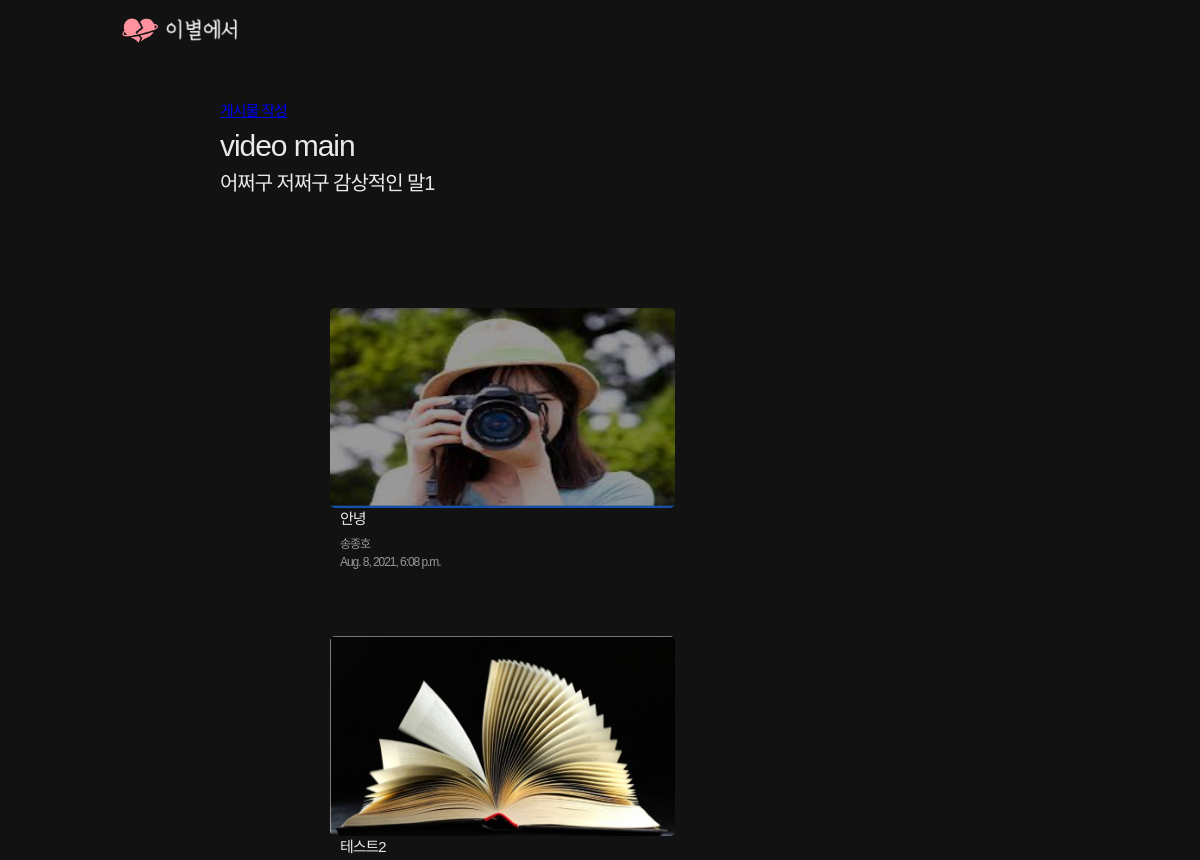
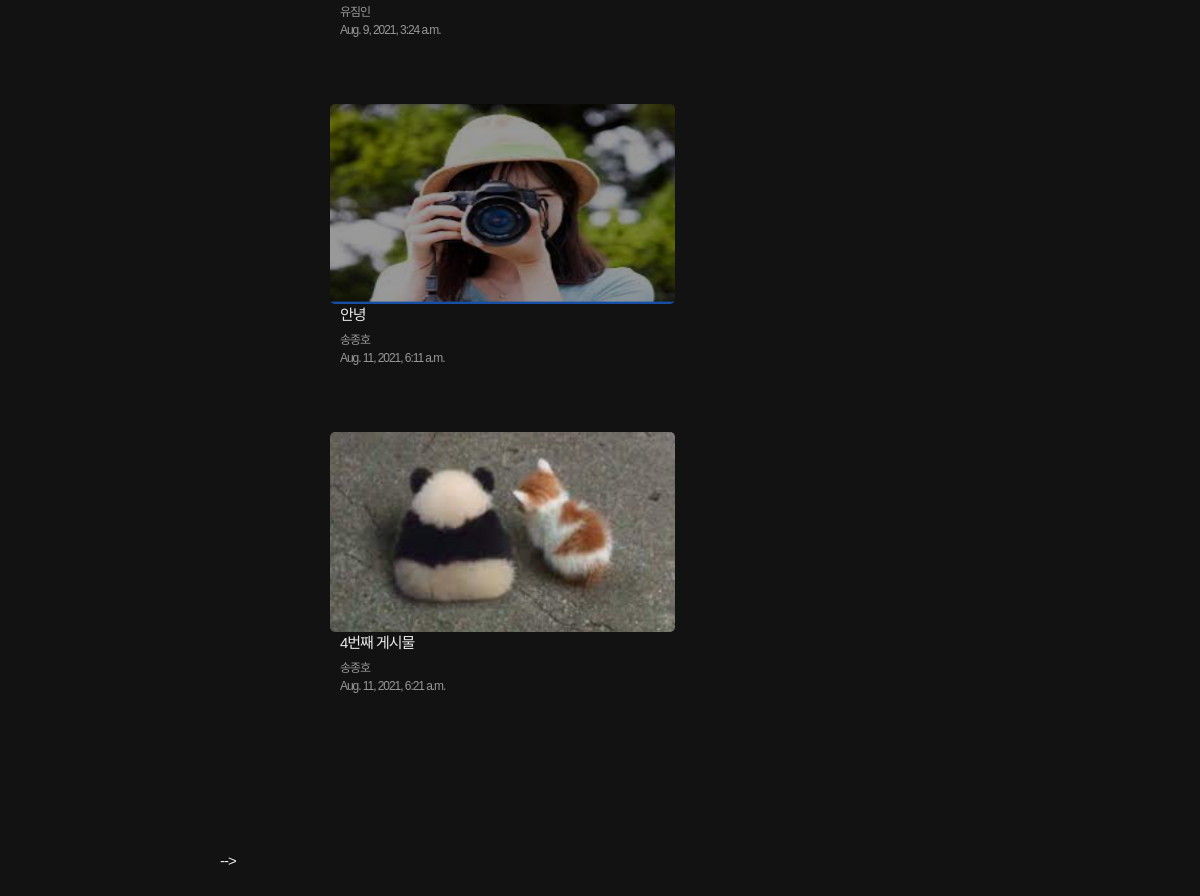
/videoApp/main/ (signed in), run on the app's committed database (2 pictures, top to bottom).
### videoApp/models.py (models this page shows, shortened)
class Video(models.Model) :
    title = models.CharField(max_length=200)         # 영상 제목
    writer = models.CharField(max_length=100)        # 영상 작성자
    youtube = models.CharField(max_length=100)       # 유튜브 공유 속성 중 다른 값
    pub_date = models.DateTimeField()                # 게시물 올린 날짜
    body = models.TextField()   #게시물의 내용
    image = models.ImageField(upload_to = "videoApp/", blank=True, null=True)   # 유튜브 영상 이미지
    def summary(self):
        return self.body[:100]  # 100자만 볼 수 있도록 설정

### videoApp/views.py (the view)
# urls.py: path('main/',mainVideo, name = "mainVideo"),
def mainVideo(request):
    videos = Video.objects.all()
    return render(request,'main_video.html',{'videos' : videos})

### videoApp/templates/main_video.html (shortened to what this page needs)
{% extends 'base.html' %}
{% block content %}
    {% load static %}
    <link
      rel="stylesheet"
      href="https://cdn.jsdelivr.net/npm/reset-css@5.0.1/reset.min.css"
    />
    <link rel="stylesheet" href="{% static 'common.css' %}" />
    <link rel="stylesheet" href=  "{% static 'movieList.css' %}"/>
</head>
<body>
    <div class="inner__content">
        <div class="pageInfo">
            <a href="{%url 'newVideo'%}"> 게시물 작성 </a>
            <h1>video main</h1>
            <h2>어쩌구 저쩌구 감상적인 말1</h2>
        </div>
        <div class = "container">
        {%for video in videos%}
        <a class = "movieItemBox"href = "{%url 'detailVideo' video.id %}">
            <img src="{{video.image.url}}" class = "movieImage">
            <div class="movieItemBoxText">
                <p class="title"> {{video.title}} </p>
                <p class="writer"> {{video.writer}}</p>
                <p class="pubDate"> {{video.pub_date}}</p>
              </div>
        </a>
    {% endfor %}
        </div>
    </div>
</body>
</html>
{% endblock %}

### videoApp/static/common.css (style rules this page uses)
body { background-color: #121212; font-family: "Noto Sans KR", sans-serif; letter-spacing: -0.07em; line-height: 1.5; font-size: 15px; color: #ebeaea; }
.inner__content { width: 1100px; margin: 0 auto; position: relative; }
.container { margin: 100px 100px 100px; position: relative; }

### videoApp/static/movieList.css (style rules this page uses)
body { background-color: #121212; align-content: center; margin-left:10%; margin-right:10%; }
.pageInfo { margin-bottom:20px; }
.container { display:flex; flex-wrap: wrap; flex-direction: row; justify-content: space-between; justify-content: flex-start; }
.movieItemBox { width:345px; height:298px; text-decoration: none; margin-bottom:10px; padding:10px; }
.movieItemBoxText { flex-direction: column; padding-left:10px; }
.movieImage { width:345px; height:200px; border-radius: 5px; vertical-align: top; }
h1 { font-size:30px; }
h2 { font-size:20px; }
p, h1, h2 { color:#ebeaea; }
.title { font-size:15px; padding-bottom:5px; }
.writer { color:#999797; font-size:12px; }
.pubDate { color:#999797; font-size:12px; }

### data on the page
Video: image (picture), title "안녕", writer "송종호", pub_date "Aug. 8, 2021, 6:08 p.m."
Video: image (picture), title "테스트2", writer "유짐인", pub_date "Aug. 9, 2021, 3:24 a.m."
Video: image (picture), title "안녕", writer "송종호", pub_date "Aug. 11, 2021, 6:11 a.m."
Video: image (picture), title "4번째 게시물", writer "송종호", pub_date "Aug. 11, 2021, 6:21 a.m."
